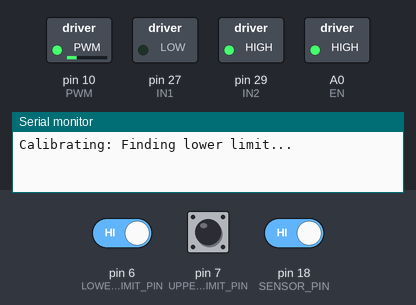
Simulated run of this sketch. Board: Arduino Mega 2560, built with avr-gcc and run on an emulated ATmega2560. Shown: switched loads named in the sketch (green lamp = pin HIGH), the last lines printed to the serial monitor. The inputs (shaded band) are chosen by the test bench; at power-on: pin 6 (LOWER_LIMIT_PIN) HIGH, pin 7 (UPPER_LIMIT_PIN) HIGH, pin 18 (SENSOR_PIN) HIGH.

Above: at 0.8 s.
0.9 s: pin 6 (LOWER_LIMIT_PIN) driven LOW
At 1.3 s:
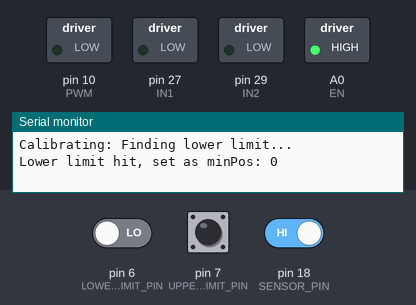
3.9 s: pin 7 (UPPER_LIMIT_PIN) pulled LOW for 0.15 s
At 5.15 s:
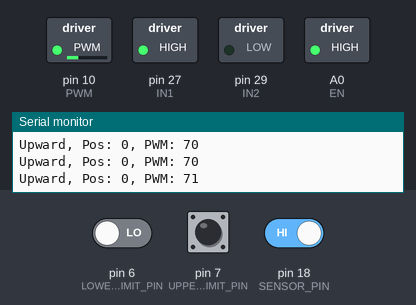
6.9 s: pin 18 (SENSOR_PIN) driven LOW
9.9 s: pin 7 (UPPER_LIMIT_PIN) pulled LOW for 1 s
At 10.3 s:
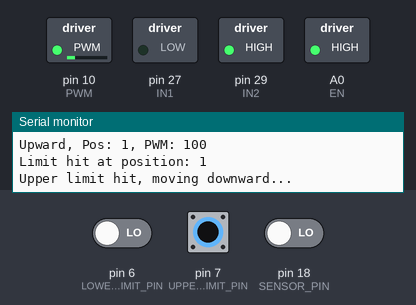
13.9 s: pin 18 (SENSOR_PIN) driven HIGH
Timing chart, 0 to 16.9 s (numbered marks = the images above; inputs shaded):
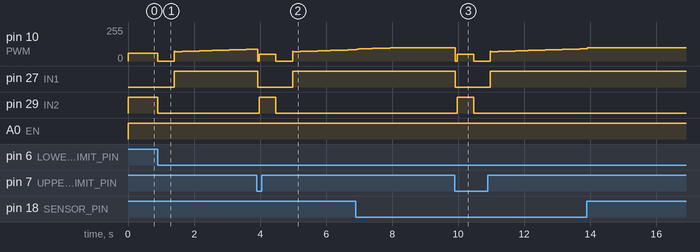

Measured:
- after the input at 0.9 s, pin 27 (IN1): LOW → HIGH after 0.50 s; pin 29 (IN2): HIGH → LOW at once
- after the input at 3.9 s, pin 27 (IN1): HIGH → LOW at once, → HIGH 1.1 s later; pin 29 (IN2): LOW → HIGH after 0.08 s, → LOW 0.50 s later
- after the input at 9.9 s, pin 27 (IN1): HIGH → LOW at once, → HIGH 1.1 s later; pin 29 (IN2): LOW → HIGH after 0.07 s, → LOW 0.50 s later

The sketch:

Single_motor_wiper_L.ino
```cpp
#include <EEPROM.h>

#define SENSOR_PIN 18
#define UPPER_LIMIT_PIN 7
#define LOWER_LIMIT_PIN 6
#define PWM 10
#define IN1 27
#define IN2 29
#define EN A0

volatile int pos = 0;
int maxPos = 30;
int minPos = 0;
const int INITIAL_POS = 20;
const int UPWARD_MAX_SPEED = 100;  // High speed for 5-20 steps
const int UPWARD_MEDIUM_SPEED = 90; // Medium speed for 20-30 steps
const int DOWNWARD_LOW_SPEED = 50;  // Low speed for 25-10 steps
const int DOWNWARD_MAX_SPEED = 80; // High speed for 10-0 steps
const int MIN_SPEED = 60;           // Minimum speed for soft start
const int ACCEL_STEPS = 5;          // Steps for soft start (0-5 and 30-25)
const int DOWNWARD_DELAY = 10;      // Delay for downward motion
const float Kp = 0.5;               // PID proportional gain
const float Ki = 0.01;              // PID integral gain
const float Kd = 0.1;               // PID derivative gain


void moveToPosition(int targetPos);
void moveUpward(int targetPos);
void moveDownward(int targetPos);
void applyBraking(int delayTime);
void setMotor(int dir, int pwmVal, int pwm, int in1, int in2);
void readSensor();
void handleLimitHit();
void calibratePosition();


void setup() {
  Serial.begin(9600);
  pinMode(SENSOR_PIN, INPUT);
  pinMode(UPPER_LIMIT_PIN, INPUT_PULLUP);
  pinMode(LOWER_LIMIT_PIN, INPUT_PULLUP);
  pinMode(PWM, OUTPUT);
  pinMode(IN1, OUTPUT);
  pinMode(IN2, OUTPUT);
  pinMode(EN, OUTPUT);
  digitalWrite(EN, HIGH);
  digitalWrite(IN1, LOW);
  digitalWrite(IN2, LOW);
  analogWrite(PWM, 0);

  attachInterrupt(digitalPinToInterrupt(SENSOR_PIN), readSensor, CHANGE);
  calibratePosition();
  pos = EEPROM.read(0);
  maxPos = 30;
  minPos = 0;
  Serial.print("Loaded position: ");
  Serial.print("maxPos:");
  Serial.print(maxPos);
  Serial.print(", minPos:");
  Serial.println(pos);
}

void loop() {
  if (Serial.available() > 0) {
    int target = Serial.parseInt();
    if (target >= minPos && target <= maxPos) {
      moveToPosition(target);
      Serial.print("Moved to position: ");
      Serial.println(pos);
      EEPROM.write(0, pos);
    } else {
      Serial.print("Invalid position! Must be between ");
      Serial.print(minPos);
      Serial.print(" and ");
      Serial.println(maxPos);
    }
    while (Serial.available()) Serial.read();
  }
  if (digitalRead(UPPER_LIMIT_PIN) == LOW || digitalRead(LOWER_LIMIT_PIN) == LOW) {
    handleLimitHit();
  }
}

void moveToPosition(int targetPos) {
  Serial.print("Moving to position: ");
  Serial.println(targetPos);
  if (pos < targetPos) {
    moveUpward(targetPos);
  } else if (pos > targetPos) {

    moveDownward(targetPos);
  }
  setMotor(0, 0, PWM, IN1, IN2);
  Serial.print("Target reached, pos: ");
  Serial.println(pos);
}

void moveUpward(int targetPos) {
  float integral = 0;
  float previousError = 0;
  int stepsMoved = 0;

  while (pos < targetPos) {
    if (digitalRead(UPPER_LIMIT_PIN) == LOW) {
      handleLimitHit();
      break;
    }


    float error = targetPos - pos;
    integral += error;
    float derivative = error - previousError;
    float pidOutput = Kp * error + Ki * integral + Kd * derivative;

    int pwmVal;

    // Trapezoidal velocity profile for upward motion
    if (pos < 5) { // 0-5 steps: Soft start
      pwmVal = map(pos, 0, 5, MIN_SPEED, UPWARD_MEDIUM_SPEED);
    } else if (pos < 20) { // 5-20 steps: High speed
      pwmVal = UPWARD_MAX_SPEED;
    } else { // 20-30 steps: Medium speed
      pwmVal = UPWARD_MEDIUM_SPEED;
    }
    // // Decelerate near target
    // int stepsToTarget = targetPos - pos;
    // if (stepsToTarget <= ACCEL_STEPS) {
    //   pwmVal = map(stepsToTarget, ACCEL_STEPS, 0, pwmVal, MIN_SPEED);
    // }
    pwmVal = constrain(pwmVal + pidOutput, MIN_SPEED, UPWARD_MAX_SPEED);

    setMotor(1, pwmVal, PWM, IN1, IN2);
    Serial.print("Upward, Pos: ");
    Serial.print(pos);
    Serial.print(", PWM: ");
    Serial.println(pwmVal);
    stepsMoved++;
    previousError = error;
    delay(10);
  }
  EEPROM.write(0, pos);

}

void moveDownward(int targetPos) {
  float integral = 0;
  float previousError = 0;
  int stepsMoved = 0;

  while (pos > targetPos) {
    if (digitalRead(LOWER_LIMIT_PIN) == LOW) {
      handleLimitHit();
      break;

    }

    float error = targetPos - pos;
    integral += error;
    float derivative = error - previousError;
    float pidOutput = Kp * error + Ki * integral + Kd * derivative;

    int pwmVal;
    // Trapezoidal velocity profile for downward motion
    if (pos > 25) { // 30-25 steps:
      pwmVal = map(pos, 30, 25, 50, DOWNWARD_LOW_SPEED);
      // pwmVal = 40;
      // applyBraking(1);
    } else if (pos > 10) { // 25-10 steps: Low speed
      // applyBraking(1);
      pwmVal = DOWNWARD_LOW_SPEED;
    } else { // 10-0 steps: High speed

      pwmVal = DOWNWARD_MAX_SPEED;
    }
    // // Decelerate near target
    // int stepsToTarget = pos - targetPos;
    // if (stepsToTarget <= ACCEL_STEPS) {
    //   pwmVal = map(stepsToTarget, ACCEL_STEPS, 0, pwmVal, MIN_SPEED);
    // }
    // pwmVal = constrain(pwmVal + pidOutput, MIN_SPEED, DOWNWARD_MAX_SPEED);

    // Apply braking near target
    // if (stepsToTarget <= 2) {
    //   applyBraking(50);
    // }

    setMotor(-1, pwmVal, PWM, IN1, IN2);
    // applyBraking(10);
    Serial.print("Downward, Pos: ");
    Serial.print(pos);
    Serial.print(", PWM: ");
    Serial.println(pwmVal);
    stepsMoved++;
    previousError = error;
    delay(DOWNWARD_DELAY);
  }
}

void applyBraking(int delayTime) {
  digitalWrite(IN1, HIGH);
  digitalWrite(IN2, HIGH);
  analogWrite(PWM, 0);
  delay(delayTime);  // Use the passed delay time
}


void setMotor(int dir, int pwmVal, int pwm, int in1, int in2) {
  analogWrite(pwm, pwmVal);
  if (dir == -1) {
    digitalWrite(in1, LOW);
    digitalWrite(in2, HIGH);
  } else if (dir == 1) {
    digitalWrite(in1, HIGH);
    digitalWrite(in2, LOW);
  } else {
    digitalWrite(in1, LOW);
    digitalWrite(in2, LOW);
    analogWrite(pwm, 0);
  }
}

void readSensor() {
  static int lastState = HIGH;
  static unsigned long lastInterruptTime = 0;
  const unsigned long debounceDelay = 40;

  int currentState = digitalRead(SENSOR_PIN);
  unsigned long currentTime = millis();

  if ((currentState != lastState) && (currentTime - lastInterruptTime >= debounceDelay)) {
    if (digitalRead(IN1) == LOW && digitalRead(IN2) == HIGH) {
      if (digitalRead(LOWER_LIMIT_PIN) == HIGH) {
        pos= pos - 1;
        // Serial.print("Decrease: ");
        // Serial.println(pos);
      }
    } else if (digitalRead(IN1) == HIGH && digitalRead(IN2) == LOW) {
      if (digitalRead(UPPER_LIMIT_PIN) == HIGH) {
       pos= pos + 1;
      //  Serial.print("Increase: ");
      //  Serial.println(pos);
      }
    }
    lastInterruptTime = currentTime;
  }
  lastState = currentState;
}

void handleLimitHit() {
  setMotor(0, 0, PWM, IN1, IN2);
  Serial.print("Limit hit at position: ");
  Serial.println(pos);
  if (digitalRead(UPPER_LIMIT_PIN) == LOW) {
    Serial.println("Upper limit hit, moving downward...");
    setMotor(-1, DOWNWARD_LOW_SPEED, PWM, IN1, IN2);
    delay(500);
    setMotor(0, 0, PWM, IN1, IN2);
    calibratePosition();

  } else if (digitalRead(LOWER_LIMIT_PIN) == LOW) {
    Serial.println("Lower limit hit, moving upward...");
    setMotor(1, UPWARD_MEDIUM_SPEED, PWM, IN1, IN2);
    delay(500);
    setMotor(0, 0, PWM, IN1, IN2);
    calibratePosition();

  }
}

void calibratePosition() {
  Serial.println("Calibrating: Finding lower limit...");
  setMotor(-1, 60, PWM, IN1, IN2);
  while (digitalRead(LOWER_LIMIT_PIN) == HIGH) {
    delay(DOWNWARD_DELAY);
  }
  setMotor(0, 0, PWM, IN1, IN2);

  pos = 0;
  minPos = 0;
  Serial.print("Lower limit hit, set as minPos: ");
  Serial.println(minPos);

  delay(500);


  Serial.println("Moving to initial position...");
  moveToPosition(INITIAL_POS);
  pos = INITIAL_POS;
  EEPROM.write(0, pos);
}
```
